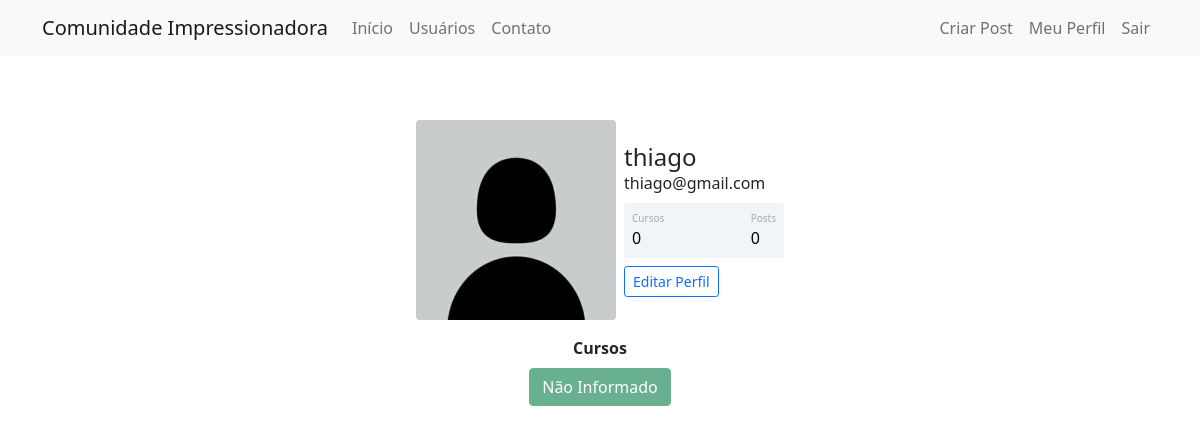
The page /perfil (signed in) on the database its author committed.
### comunidadeimpressionadora/models.py (models this page shows)
class Usuario(database.Model, UserMixin):
    id = database.Column(database.Integer, primary_key=True)
    username = database.Column(database.String, nullable=False)
    email = database.Column(database.String, nullable=False, unique=True)
    senha = database.Column(database.String, nullable=False)
    foto_perfil = database.Column(database.String, default='default.jpg')
    posts = database.relationship('Post', backref='autor', lazy=True)
    cursos = database.Column(database.String, nullable=False, default='Não Informado')
    def contar_posts(self):
        return len(self.posts)

### comunidadeimpressionadora/routes.py (the view)
@app.route('/perfil')
@login_required
def perfil():
    foto_perfil = url_for('static', filename='fotos_perfil/{}'.format(current_user.foto_perfil))
    return render_template('perfil.html', foto_perfil=foto_perfil)

### comunidadeimpressionadora/models.py (called while the page is built)
@login_manager.user_loader
def load_usuario(id_usuario):
    return Usuario.query.get(int(id_usuario))

### comunidadeimpressionadora/templates/perfil.html (shortened to what this page needs)
{% extends 'base.html' %}
{% block body %}
    <div class="container mt-5 d-flex justify-content-center">
            <div class="card p-3">
                <div class="d-flex align-items-center">
                    <div class="image pe-2"> <img src="{{ foto_perfil }}" class="rounded" width="200"> </div>
                    <div class="ml-3 w-100">
                        <h4 class="mb-0 mt-0">{{ current_user.username }}</h4> <span>{{ current_user.email }}</span>
                        <div class="p-2 mt-2 bg-primary d-flex justify-content-between rounded text-white stats">
                            {% if 'Não Informado' in current_user.cursos %}
                                <div class="d-flex flex-column"> <span class="articles">Cursos</span> <span class="number1">0</span> </div>
                            {% else %}
                                <div class="d-flex flex-column"> <span class="articles">Cursos</span> <span class="number1">{{ current_user.cursos.count(';') +1}}</span> </div>
                            {% endif %}
                             <div class="d-flex flex-column"> <span class="rating">Posts</span> <span class="number3">{{ current_user.contar_posts() }}</span> </div>
                        </div>
                            <div class="button mt-2 d-flex flex-row align-items-center"> <a href="{{ url_for('editar_perfil') }}"><button class="btn btn-sm btn-outline-primary w-100">Editar Perfil</button></a>
                            </div>
                    </div>
                </div>
            </div>
    </div>
<div class="row justify-content-center">
    <div class="col col-4" style="text-align: center">
        <strong>Cursos</strong><br>
        {% for curso in current_user.cursos.split(';') %}
            <button type="button" class="btn btn-success mt-2" disabled>{{ curso }}</button>
        {% endfor %}
    </div>
</div>
{% endblock %}

### comunidadeimpressionadora/static/main.css (style rules this page uses)
.card { width: 400px; border: none; border-radius: 10px; background-color: #fff }
.stats { background: #f2f5f8 !important; color: #000 !important }
.articles { font-size: 10px; color: #a1aab9 }
.number1 { font-weight: 500 }
.rating { font-size: 10px; color: #a1aab9 }
.number3 { font-weight: 500 }

### rows shown on the page
Usuario: username "thiago", email "thiago@gmail.com", cursos "Não Informado"

### other values the page prints
{{ current_user.contar_posts() }} "0"
